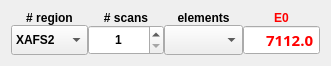
  <widget class="QWidget" name="">
   <property name="geometry">
    <rect>
     <x>470</x>
     <y>60</y>
     <width>331</width>
     <height>61</height>
    </rect>
   </property>
   <layout class="QHBoxLayout" name="horizontalLayout_3">
    <property name="spacing">
     <number>0</number>
    </property>
    <item>
     <layout class="QVBoxLayout" name="verticalLayout_4">
      <item>
       <widget class="QLabel" name="label_12">
        <property name="sizePolicy">
         <sizepolicy hsizetype="Preferred" vsizetype="Preferred">
          <horstretch>0</horstretch>
          <verstretch>0</verstretch>
         </sizepolicy>
        </property>
        <property name="font">
         <font>
          <weight>75</weight>
          <bold>true</bold>
         </font>
        </property>
        <property name="text">
         <string># region</string>
        </property>
        <property name="alignment">
         <set>Qt::AlignCenter</set>
        </property>
       </widget>
      </item>
      <item>
       <widget class="QComboBox" name="selectRegion">
        <property name="sizePolicy">
         <sizepolicy hsizetype="Preferred" vsizetype="MinimumExpanding">
          <horstretch>0</horstretch>
          <verstretch>0</verstretch>
         </sizepolicy>
        </property>
        <property name="font">
         <font>
          <weight>75</weight>
          <bold>true</bold>
         </font>
        </property>
        <property name="focusPolicy">
         <enum>Qt::NoFocus</enum>
        </property>
        <property name="layoutDirection">
         <enum>Qt::LeftToRight</enum>
        </property>
        <property name="editable">
         <bool>false</bool>
        </property>
        <property name="currentIndex">
         <number>3</number>
        </property>
        <item>
         <property name="text">
          <string>Pre2</string>
         </property>
        </item>
        <item>
         <property name="text">
          <string>XANES</string>
         </property>
        </item>
        <item>
         <property name="text">
          <string>XAFS1</string>
         </property>
        </item>
        <item>
         <property name="text">
          <string>XAFS2</string>
         </property>
        </item>
        <item>
         <property name="text">
          <string>XAFS3</string>
         </property>
        </item>
       </widget>
      </item>
     </layout>
    </item>
    <item>
     <layout class="QVBoxLayout" name="verticalLayout_8">
      <item>
       <widget class="QLabel" name="NOS">
        <property name="font">
         <font>
          <weight>75</weight>
          <bold>true</bold>
         </font>
        </property>
        <property name="lineWidth">
         <number>2</number>
        </property>
        <property name="text">
         <string># scans</string>
        </property>
        <property name="alignment">
         <set>Qt::AlignCenter</set>
        </property>
        <property name="indent">
         <number>-1</number>
        </property>
       </widget>
      </item>
      <item>
       <widget class="QSpinBox" name="numberOfscans">
        <property name="sizePolicy">
         <sizepolicy hsizetype="Preferred" vsizetype="MinimumExpanding">
          <horstretch>0</horstretch>
          <verstretch>0</verstretch>
         </sizepolicy>
        </property>
        <property name="font">
         <font>
          <pointsize>9</pointsize>
          <weight>75</weight>
          <bold>true</bold>
         </font>
        </property>
        <property name="focusPolicy">
         <enum>Qt::ClickFocus</enum>
        </property>
        <property name="frame">
         <bool>true</bool>
        </property>
        <property name="alignment">
         <set>Qt::AlignCenter</set>
        </property>
        <property name="minimum">
         <number>1</number>
        </property>
        <property name="maximum">
         <number>100</number>
        </property>
       </widget>
      </item>
     </layout>
    </item>
    <item>
     <layout class="QVBoxLayout" name="verticalLayout_3">
      <item>
       <widget class="QLabel" name="LabelElement">
        <property name="font">
         <font>
          <weight>75</weight>
          <bold>true</bold>
         </font>
        </property>
        <property name="text">
         <string>elements</string>
        </property>
        <property name="alignment">
         <set>Qt::AlignCenter</set>
        </property>
       </widget>
      </item>
      <item>
       <widget class="QComboBox" name="elements">
        <property name="sizePolicy">
         <sizepolicy hsizetype="Preferred" vsizetype="MinimumExpanding">
          <horstretch>0</horstretch>
          <verstretch>0</verstretch>
         </sizepolicy>
        </property>
        <property name="font">
         <font>
          <weight>75</weight>
          <bold>true</bold>
         </font>
        </property>
        <property name="focusPolicy">
         <enum>Qt::NoFocus</enum>
        </property>
        <property name="currentIndex">
         <number>-1</number>
        </property>
        <property name="maxVisibleItems">
         <number>200</number>
        </property>
       </widget>
      </item>
     </layout>
    </item>
    <item>
     <layout class="QVBoxLayout" name="verticalLayout_2">
      <item>
       <widget class="QLabel" name="LabelElement_2">
        <property name="font">
         <font>
          <weight>75</weight>
          <bold>true</bold>
         </font>
        </property>
        <property name="styleSheet">
         <string notr="true">color: rgb(255, 0, 0);</string>
        </property>
        <property name="text">
         <string>E0</string>
        </property>
        <property name="alignment">
         <set>Qt::AlignCenter</set>
        </property>
       </widget>
      </item>
      <item>
       <widget class="QDoubleSpinBox" name="doubleE0">
        <property name="sizePolicy">
         <sizepolicy hsizetype="Preferred" vsizetype="MinimumExpanding">
          <horstretch>0</horstretch>
          <verstretch>0</verstretch>
         </sizepolicy>
        </property>
        <property name="font">
         <font>
          <family>Sans Serif</family>
          <pointsize>11</pointsize>
          <weight>75</weight>
          <bold>true</bold>
         </font>
        </property>
        <property name="focusPolicy">
         <enum>Qt::ClickFocus</enum>
        </property>
        <property name="styleSheet">
         <string notr="true">color: rgb(255, 0, 0);</string>
        </property>
        <property name="wrapping">
         <bool>false</bool>
        </property>
        <property name="frame">
         <bool>true</bool>
        </property>
        <property name="alignment">
         <set>Qt::AlignRight|Qt::AlignTrailing|Qt::AlignVCenter</set>
        </property>
        <property name="buttonSymbols">
         <enum>QAbstractSpinBox::NoButtons</enum>
        </property>
        <property name="decimals">
         <number>1</number>
        </property>
        <property name="minimum">
         <double>4000.000000000000000</double>
        </property>
        <property name="maximum">
         <double>99999.000000000000000</double>
        </property>
        <property name="singleStep">
         <double>0.000000000000000</double>
        </property>
        <property name="value">
         <double>7112.000000000000000</double>
        </property>
       </widget>
      </item>
     </layout>
    </item>
   </layout>
  </widget>
